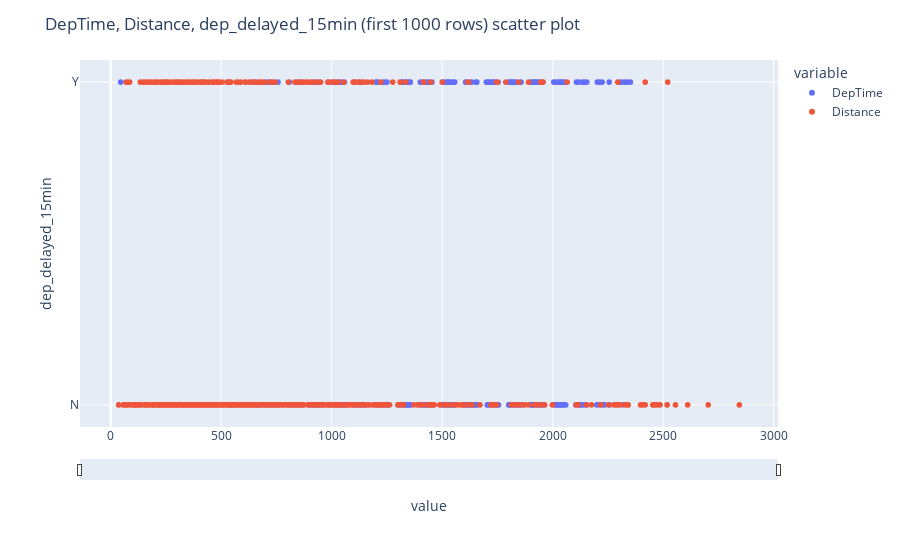

Notebook code for this chart:
### Code cell
#2. Copied from Mito Jupyter-Lab:

#NB! To show the graph take away renderer="iframe"

import plotly.express as px

# Filter the dataframe so that it does not crash the browser
flight_delays_train_3_filtered = flight_delays_train_3.head(1000)

# Construct the graph and style it. Further customize your graph by editing this code.
# See Plotly Documentation for help: https://plotly.com/python/plotly-express/
fig = px.scatter(flight_delays_train_3_filtered, x=['DepTime', 'Distance'], y='dep_delayed_15min')
fig.update_layout(
    title='DepTime, Distance, dep_delayed_15min (first 1000 rows) scatter plot', 
    xaxis = dict(
        showgrid=True, 
        rangeslider = dict(
            visible=True, 
            thickness=0.05
        )
    ), 
    yaxis = dict(
        showgrid=True
    ), 
    legend = dict(
        orientation='v'
    ), 
    paper_bgcolor='#FFFFFF'
)

fig.show()

### Figure 1 — Plotly figure (JSON) as saved in the notebook; plotly's stock layout.template omitted (floating-point values rounded to 4 significant figures; data arrays with more than 128 entries replaced by an {"elided": "..."} marker saying what was removed)
{"data": [{"hovertemplate": "variable=DepTime<br>value=%{x}<br>dep_delayed_15min=%{y}<extra></extra>", "legendgroup": "DepTime", "marker": {"color": "#636efa", "symbol": "circle"}, "mode": "markers", "name": "DepTime", "showlegend": true, "type": "scattergl", "x": {"elided": "1000 int values"}, "xaxis": "x", "y": {"elided": "1000 str values"}, "yaxis": "y"}, {"hovertemplate": "variable=Distance<br>value=%{x}<br>dep_delayed_15min=%{y}<extra></extra>", "legendgroup": "Distance", "marker": {"color": "#EF553B", "symbol": "circle"}, "mode": "markers", "name": "Distance", "showlegend": true, "type": "scattergl", "x": {"elided": "1000 int values"}, "xaxis": "x", "y": {"elided": "1000 str values"}, "yaxis": "y"}], "layout": {"legend": {"orientation": "v", "title": {"text": "variable"}, "tracegroupgap": 0}, "margin": {"t": 60}, "paper_bgcolor": "#FFFFFF", "title": {"text": "DepTime, Distance, dep_delayed_15min (first 1000 rows) scatter plot"}, "xaxis": {"anchor": "y", "domain": [0, 1], "rangeslider": {"thickness": 0.05, "visible": true}, "showgrid": true, "title": {"text": "value"}}, "yaxis": {"anchor": "x", "domain": [0, 1], "showgrid": true, "title": {"text": "dep_delayed_15min"}}}}
